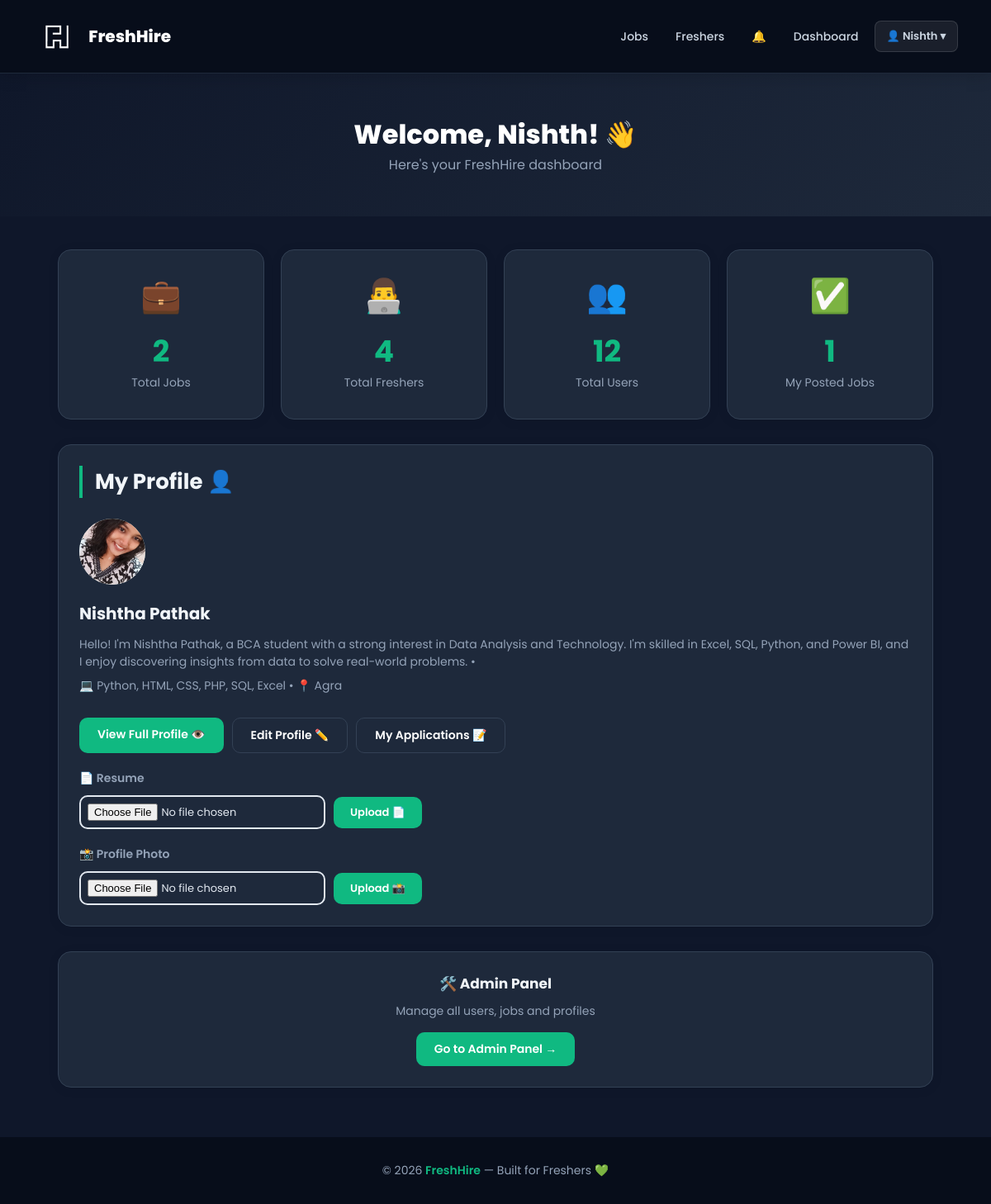
The app's page /dashboard (signed in) with its own data.
### tables this page shows
CREATE TABLE profiles (
    id            INTEGER PRIMARY KEY AUTOINCREMENT,
    user_id       INTEGER,
    name          TEXT,
    email         TEXT,
    phone         TEXT,
    city          TEXT,
    bio           TEXT,
    college       TEXT,
    degree        TEXT,
    primary_skill TEXT,
    project_title TEXT,
    project_desc  TEXT,
    project_link  TEXT
, resume TEXT, photo TEXT);

### app.py (the view)
@app.route("/dashboard")
def dashboard():
    if "user_id" not in session:
        flash("Please login first!", "error")
        return redirect(url_for("login"))
    conn = get_db()
    total_jobs     = conn.execute("SELECT COUNT(*) FROM jobs").fetchone()[0]
    total_profiles = conn.execute("SELECT COUNT(*) FROM profiles").fetchone()[0]
    total_users    = conn.execute("SELECT COUNT(*) FROM users").fetchone()[0]
    my_jobs        = conn.execute("SELECT * FROM jobs WHERE posted_by=? ORDER BY id DESC", (session["user_id"],)).fetchall()
    my_profile     = conn.execute("SELECT * FROM profiles WHERE user_id=?", (session["user_id"],)).fetchone()
    is_admin       = conn.execute("SELECT * FROM admins WHERE user_id=?", (session["user_id"],)).fetchone()
    conn.close()
    return render_template("dashboard.html", total_jobs=total_jobs, total_profiles=total_profiles,
                           total_users=total_users, my_jobs=my_jobs, my_profile=my_profile, is_admin=is_admin)

### app.py (called while the page is built)
def get_db():
    conn = sqlite3.connect("freshhire.db")
    conn.row_factory = sqlite3.Row
    return conn

@app.context_processor
def inject_globals():
    notif_count = 0
    if "user_id" in session:
        try:
            conn = get_db()
            notif_count = conn.execute(
                "SELECT COUNT(*) FROM notifications WHERE user_id=? AND is_read=0",
                (session["user_id"],)
            ).fetchone()[0]
            conn.close()
        except:
            pass
    return {"notif_count": notif_count}

### templates/dashboard.html (shortened to what this page needs)
<!DOCTYPE html>
<html>
<head>
    <link rel="stylesheet" href="/static/style.css">
</head>
<body>
<nav>
    <a href="/" style="display:flex; align-items:center; gap:8px; text-decoration:none;"><img src="/static/logo.png" alt="logo" style="height:32px;"><span style="color:white; font-weight:800; font-size:20px;">FreshHire</span></a>
    <div class="nav-links" id="nav-links">
        {% if session.get('user_id') %}
            <a href="/jobs">Jobs</a>
            <a href="/profiles">Freshers</a>
            <a href="/notifications" style="position:relative;">🔔</a>
            <a href="/dashboard">Dashboard</a>
            <div class="nav-dropdown">
                <button class="nav-dropdown-btn">👤 {{ session.get('name') }} ▾</button>
            </div>
        {% endif %}
    </div>
</nav>
<div style="background: linear-gradient(135deg, #0f172a, #1e293b); padding:50px 20px; color:white; text-align:center;">
    <h1 style="font-size:32px; font-weight:800;">Welcome, {{ session.get('name') }}! 👋</h1>
    <p style="color:#94a3b8;">Here's your FreshHire dashboard</p>
</div>
<div class="container">
    <div style="display:grid; grid-template-columns:repeat(auto-fill, minmax(200px, 1fr)); gap:20px; margin-top:30px;">
        <div class="card" style="text-align:center;">
            <div style="font-size:40px; margin-bottom:10px;">💼</div>
            <h2 style="color:#10b981; font-size:36px;">{{ total_jobs }}</h2>
            <p style="color:#94a3b8;">Total Jobs</p>
        </div>
        <div class="card" style="text-align:center;">
            <div style="font-size:40px; margin-bottom:10px;">👨‍💻</div>
            <h2 style="color:#10b981; font-size:36px;">{{ total_profiles }}</h2>
            <p style="color:#94a3b8;">Total Freshers</p>
        </div>
        <div class="card" style="text-align:center;">
            <div style="font-size:40px; margin-bottom:10px;">👥</div>
            <h2 style="color:#10b981; font-size:36px;">{{ total_users }}</h2>
            <p style="color:#94a3b8;">Total Users</p>
        </div>
        <div class="card" style="text-align:center;">
            <div style="font-size:40px; margin-bottom:10px;">✅</div>
            <h2 style="color:#10b981; font-size:36px;">{{ my_jobs|length }}</h2>
            <p style="color:#94a3b8;">My Posted Jobs</p>
        </div>
    </div>
    <div class="card" style="margin-top:30px;">
        <h2 class="section-title">My Profile 👤</h2>
        {% if my_profile %}
        <div style="display:flex; align-items:center; gap:20px; flex-wrap:wrap;">
            <div style="width:80px; height:80px; background:#ecfdf5; border-radius:50%; display:flex; align-items:center; justify-content:center; font-size:35px; overflow:hidden; flex-shrink:0;">
                {% if my_profile.photo %}
                <img src="/static/photos/{{ my_profile.photo }}" style="width:80px; height:80px; object-fit:cover;">
                {% else %}
                👤
                {% endif %}
            </div>
            <div>
                <h3 style="color:#10b981; font-size:20px;">{{ my_profile.name }}</h3>
                <p style="color:#94a3b8; font-size:14px;">{{ my_profile.degree }} • {{ my_profile.college }}</p>
                <p style="color:#64748b; font-size:14px;">💻 {{ my_profile.primary_skill }} • 📍 {{ my_profile.city }}</p>
            </div>
        </div>
        <div style="margin-top:20px; display:flex; gap:10px; flex-wrap:wrap;">
            <a href="/my-profile" class="btn">View Full Profile 👁️</a>
            <a href="/edit-profile" class="btn" style="background:#1e293b; border:1px solid #334155;">Edit Profile ✏️</a>
            <a href="/my-applications" class="btn" style="background:#1e293b; border:1px solid #334155;">My Applications 📝</a>
        </div>
        <form method="POST" action="/upload-resume" enctype="multipart/form-data" style="margin-top:20px;">
            <p style="font-weight:600; color:#10b981; margin-bottom:10px;">📄 Resume</p>
            <div style="display:flex; align-items:center; gap:10px; flex-wrap:wrap;">
                <input type="file" name="resume" accept=".pdf" style="border:2px solid #e2e8f0; padding:8px; border-radius:10px; font-size:13px; font-family:'Poppins',sans-serif;">
                <button type="submit" class="btn" style="padding:9px 20px; font-size:13px;">Upload 📄</button>
            </div>
        </form>
        <form method="POST" action="/upload-photo" enctype="multipart/form-data" style="margin-top:20px;">
            <p style="font-weight:600; color:#10b981; margin-bottom:10px;">📸 Profile Photo</p>
            <div style="display:flex; align-items:center; gap:10px; flex-wrap:wrap;">
                <input type="file" name="photo" accept=".jpg,.jpeg,.png" style="border:2px solid #e2e8f0; padding:8px; border-radius:10px; font-size:13px; font-family:'Poppins',sans-serif;">
                <button type="submit" class="btn" style="padding:9px 20px; font-size:13px;">Upload 📸</button>
            </div>
        </form>
        {% else %}
        <div style="text-align:center; padding:30px;">
            <p style="color:#94a3b8; margin-bottom:15px;">You haven't created a profile yet!</p>
            <a href="/profile" class="btn">Create Profile Now</a>
        </div>
        {% endif %}
    </div>
    {% if is_admin %}
    <div class="card" style="margin-top:30px; text-align:center; background:#ecfdf5; border:1px solid #a7f3d0;">
        <h3 style="color:#059669; margin-bottom:10px;">🛠️ Admin Panel</h3>
        <p style="color:#64748b; font-size:14px; margin-bottom:15px;">Manage all users, jobs and profiles</p>
        <a href="/admin" class="btn">Go to Admin Panel →</a>
    </div>
    {% endif %}
</div>
<footer>
    © 2026 <span>FreshHire</span> — Built for Freshers 💚
</footer>
</body>
</html>

### static/style.css (style rules this page uses)
* { margin: 0; padding: 0; box-sizing: border-box; font-family: 'Poppins', sans-serif; }
body { background: #f8fafb; color: #1a1a2e; }
nav { background: #1a1a2e; padding: 15px 40px; display: flex; align-items: center; justify-content: space-between; box-shadow: 0 2px 20px rgba(0,0,0,0.15); position: sticky; top: 0; z-index: 100; }
nav img { filter: brightness(0) invert(1); height: 28px; }
nav img { filter: brightness(0) invert(1); height: 30px; }
.nav-links { display: flex; align-items: center; gap: 5px; }
nav a { color: #cbd5e1; text-decoration: none; padding: 7px 14px; border-radius: 8px; font-size: 14px; font-weight: 500; transition: all 0.2s; }
nav span { color: #10b981; font-size: 14px; font-weight: 600; padding: 7px 14px; }
.container { max-width: 1100px; margin: 40px auto; padding: 0 20px; }
.section-title { font-size: 26px; font-weight: 700; color: #1a1a2e; margin-bottom: 25px; border-left: 4px solid #10b981; padding-left: 15px; }
.card { background: white; border-radius: 16px; padding: 25px; box-shadow: 0 2px 15px rgba(0,0,0,0.06); border: 1px solid #e2e8f0; transition: transform 0.2s, box-shadow 0.2s; }
.card h3 { font-size: 17px; color: #1a1a2e; margin-bottom: 12px; font-weight: 700; }
.card p { font-size: 14px; color: #64748b; margin-bottom: 8px; }
.btn { display: inline-block; padding: 10px 22px; background: #10b981; color: white; border-radius: 10px; text-decoration: none; font-size: 14px; font-weight: 600; transition: all 0.2s; border: none; cursor: pointer; font-family: 'Poppins', sans-serif; }
footer { text-align: center; padding: 30px; background: #1a1a2e; color: #94a3b8; margin-top: 60px; font-size: 14px; }
footer span { color: #10b981; font-weight: 600; }
[data-theme="light"] body, body { background: #f8fafb; color: #1a1a2e; }
[data-theme="dark"] body { background: #0f172a !important; color: #e2e8f0 !important; }
[data-theme="dark"] { background: #0f172a; }
[data-theme="dark"] nav { background: #070d1a !important; border-bottom: 1px solid #1e293b; }
[data-theme="dark"] .card { background: #1e293b !important; border-color: #334155 !important; color: #e2e8f0 !important; }
[data-theme="dark"] .card h3 { color: #f1f5f9 !important; }
[data-theme="dark"] .card p { color: #94a3b8 !important; }
[data-theme="dark"] .section-title { color: #f1f5f9 !important; }
[data-theme="dark"] footer { background: #070d1a !important; }
.nav-dropdown { position: relative; display: inline-block; }
.nav-dropdown-btn { background: rgba(255,255,255,0.08); border: 1px solid rgba(255,255,255,0.12); color: #cbd5e1; padding: 8px 14px; border-radius: 8px; cursor: pointer; font-size: 13px; font-weight: 600; font-family: 'Poppins', sans-serif; transition: all 0.2s; white-space: nowrap; }

### records on screen
profiles: photo (picture), name "Nishtha Pathak", degree "Hello! I'm Nishtha Pathak, a BCA student with a strong interest in Data Analysis and Technology. I'm skilled in Excel, SQL, Python, and Power BI, and I enjoy discovering insights from data to solve real-world problems.", primary_skill "Python, HTML, CSS, PHP, SQL, Excel", city "Agra"

### other values on screen
{{ session.get('name') }} "Nishth"
{{ total_jobs }} "2"
{{ total_profiles }} "4"
{{ total_users }} "12"
{{ my_jobs|length }} "1"
